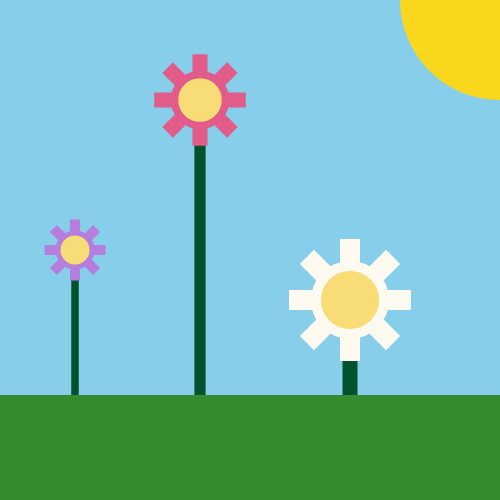
Frame 1 (no input)
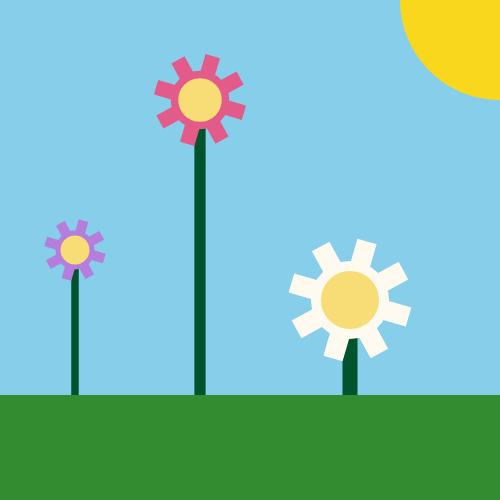
Frame 60 (no input)
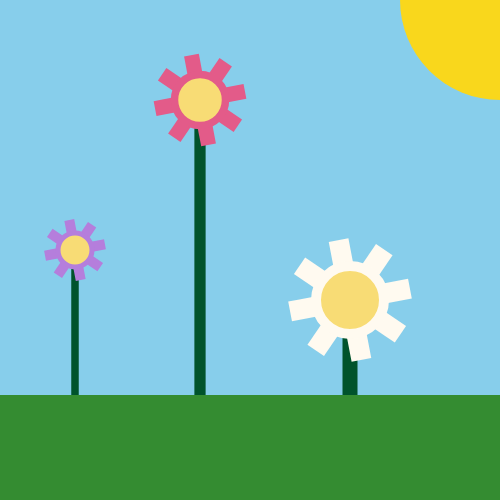
Frame 120 (the mouse pressed at the canvas centre since frame 60)

The p5.js sketch that drew these frames (run headless with seeded random() and noise() and a simulated clock; from frame 60 on, the mouse is pressed at the canvas centre):

// p5.js sketch
// ── sketch.js
let i = 0;
let colorArr = ["#B57EDC", "#E35B89", "#FFFAF0"];

function setup() {
  createCanvas(500, 500);
}

function draw() {
  background('#87CEEB');

  noStroke();
  fill('#f9d71c');
  ellipse(500, 0, 200, 200);

  // create 3 objects in the Flower class
  let f1 = new Flower(colorArr[0], 0.5);
  let f2 = new Flower(colorArr[1], 0.75);
  let f3 = new Flower(colorArr[2], 1);

  // use the drawFlower function in the Flower class to display and animate the 3 Flower objects
  f1.drawFlower(75, 250);
  f2.drawFlower(200, 100);
  f3.drawFlower(350, 300);

  fill('#348C31');
  stroke('#348C31');
  rect(0, 400, 500, 100);

  i++;
}

// the Flower class allows multiple flowers with different colors and sizes to be displayed easily without repeating a lot of code
class Flower {
  constructor(col, sizeMult) {
    this.col = col;
    this.sizeMult = sizeMult;
  }

  drawFlower(posX, posY) {
    let l = 51 * this.sizeMult;

    strokeWeight(15 * this.sizeMult);
    stroke('#00532C');
    line(posX, posY, posX, 410);

    let y1 = map(i, 0, 100, 0, PI);
    let y2 = map(i, 0, 100, QUARTER_PI, PI + QUARTER_PI);
    let y3 = map(i, 0, 100, HALF_PI, PI + HALF_PI);
    let y4 = map(i, 0, 100, HALF_PI + QUARTER_PI, PI + HALF_PI + QUARTER_PI);

    strokeCap(PROJECT);
    strokeWeight(20 * this.sizeMult);
    stroke(this.col);

    // move flower petals in a circular motion as the value of i increases
    line(posX - l * cos(y1), posY - l * sin(y1), posX + l * cos(y1), l * sin(y1) + posY);
    line(posX - l * cos(y2), posY - l * sin(y2), posX + l * cos(y2), l * sin(y2) + posY);
    line(posX - l * cos(y3), posY - l * sin(y3), posX + l * cos(y3), l * sin(y3) + posY);
    line(posX - l * cos(y4), posY - l * sin(y4), posX + l * cos(y4), l * sin(y4) + posY);

    strokeWeight(10 * this.sizeMult);

    fill('#F8DC75');
    ellipse(posX, posY, 68 * this.sizeMult, 68 * this.sizeMult);
  }
}
